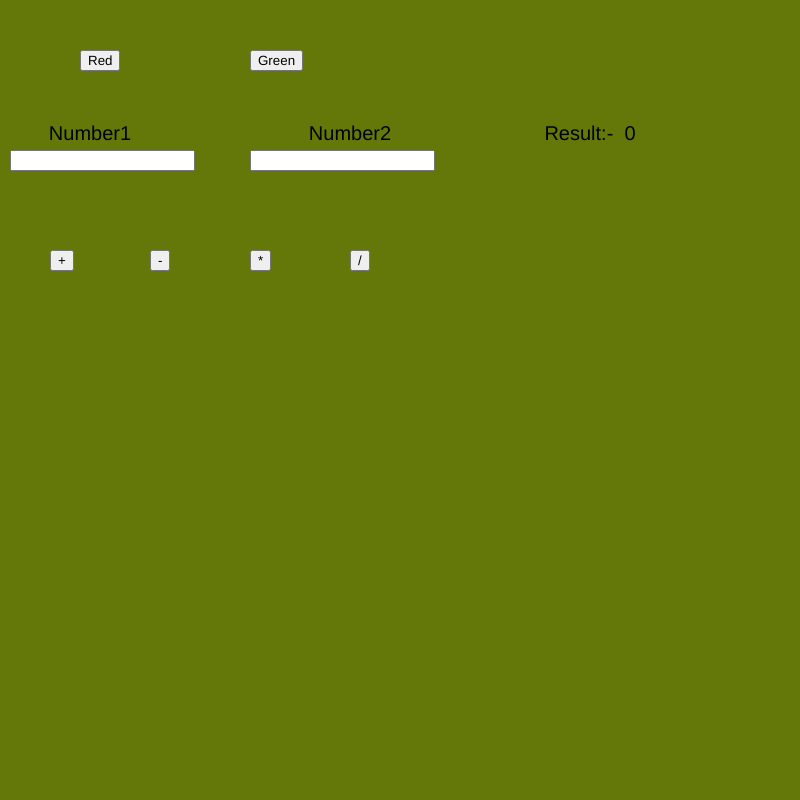
Frame 1 (no input)
Frame 60 (no input): identical to frame 1, image omitted
Frame 120 (the mouse pressed at the canvas centre since frame 60): identical to frame 1, image omitted

The p5.js sketch that drew this single still picture (run headless with seeded random() and noise() and a simulated clock; from frame 60 on, the mouse is pressed at the canvas centre):

// p5.js sketch
// ── sketch.js
var btn_red;
var btn_green;

var r = 100;
var g = 120;
var b = 10;


var num1, num2, res=0, result ,n1,n2;

function setup() {
  createCanvas(800, 800);  
  textAlign(CENTER);
  textSize(20);

  btn_red= createButton("Red");
  btn_red.position(80,50);
  btn_red.mousePressed(red_bg);

  btn_green= createButton("Green");
  btn_green.position(250,50);
  btn_green.mousePressed(green_bg);

  num1=createInput();
  num1.position(10,150);

  num2=createInput();
  num2.position(250,150);

 // result=createLabel();
 // result.position(250,150);
 

  btn_add= createButton("+");
  btn_add.position(50,250);
  btn_add.mousePressed(add);
  
  btn_sub= createButton("-");
  btn_sub.position(150,250);
  btn_sub.mousePressed(sub);
  
  btn_mul= createButton("*");
  btn_mul.position(250,250);
  btn_mul.mousePressed(mul);
  
  btn_div= createButton("/");
  btn_div.position(350,250);
  btn_div.mousePressed(div);
}

function draw() {
  background(r,g,b);
  text("Number1",90,140);
  text("Number2",350,140);
  text("Result:-  "+ res,590,140);

  n1=parseInt(num1.value());
  n2=parseInt(num2.value());
}

function red_bg(){
  
 r = 255;
 g = 0;
 b = 0;
}

function green_bg(){
  
  r = 0;
  g = 255;
  b = 0;
 }

 function add(){
   res= n1+n2;
   console.log(n1+n2);
 }

 function sub(){
  res= n1-n2;
}

function mul(){
  res= n1*n2;
}

function div(){
  res= n1/n2;
}
